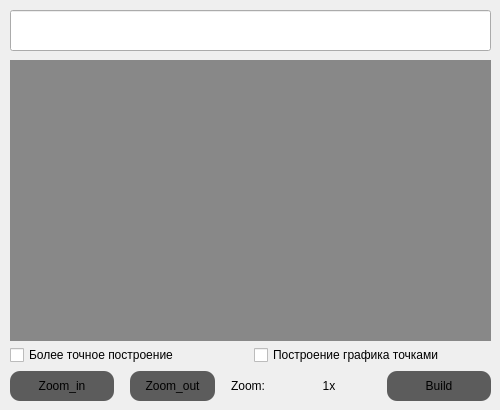
<?xml version="1.0" encoding="UTF-8"?>
<ui version="4.0">
 <class>Dialog</class>
 <widget class="QDialog" name="Dialog">
  <property name="geometry">
   <rect>
    <x>0</x>
    <y>0</y>
    <width>500</width>
    <height>410</height>
   </rect>
  </property>
  <property name="minimumSize">
   <size>
    <width>500</width>
    <height>410</height>
   </size>
  </property>
  <property name="maximumSize">
   <size>
    <width>500</width>
    <height>440</height>
   </size>
  </property>
  <property name="windowTitle">
   <string>Dialog</string>
  </property>
  <property name="styleSheet">
   <string notr="true"/>
  </property>
  <widget class="QCustomPlot" name="widget" native="true">
   <property name="geometry">
    <rect>
     <x>10</x>
     <y>60</y>
     <width>481</width>
     <height>281</height>
    </rect>
   </property>
   <property name="styleSheet">
    <string notr="true">background-color: rgb(136, 136, 136);</string>
   </property>
  </widget>
  <widget class="QWidget" name="horizontalLayoutWidget">
   <property name="geometry">
    <rect>
     <x>10</x>
     <y>370</y>
     <width>481</width>
     <height>32</height>
    </rect>
   </property>
   <layout class="QHBoxLayout" name="horizontalLayout">
    <item>
     <widget class="QPushButton" name="but_zoom_in">
      <property name="minimumSize">
       <size>
        <width>85</width>
        <height>30</height>
       </size>
      </property>
      <property name="maximumSize">
       <size>
        <width>105</width>
        <height>30</height>
       </size>
      </property>
      <property name="styleSheet">
       <string notr="true">border-radius: 10px;
background-color: rgb(92, 92, 92);</string>
      </property>
      <property name="text">
       <string>Zoom_in</string>
      </property>
      <property name="iconSize">
       <size>
        <width>33</width>
        <height>33</height>
       </size>
      </property>
     </widget>
    </item>
    <item alignment="Qt::AlignHCenter">
     <widget class="QPushButton" name="but_zoom_out">
      <property name="minimumSize">
       <size>
        <width>85</width>
        <height>30</height>
       </size>
      </property>
      <property name="maximumSize">
       <size>
        <width>105</width>
        <height>30</height>
       </size>
      </property>
      <property name="styleSheet">
       <string notr="true">border-radius: 10px;
background-color: rgb(92, 92, 92);</string>
      </property>
      <property name="text">
       <string>Zoom_out</string>
      </property>
      <property name="iconSize">
       <size>
        <width>33</width>
        <height>33</height>
       </size>
      </property>
     </widget>
    </item>
    <item>
     <widget class="QLabel" name="label">
      <property name="maximumSize">
       <size>
        <width>40</width>
        <height>16777215</height>
       </size>
      </property>
      <property name="text">
       <string>Zoom:</string>
      </property>
     </widget>
    </item>
    <item>
     <layout class="QVBoxLayout" name="verticalLayout">
      <item>
       <widget class="QLabel" name="label_zoom">
        <property name="text">
         <string>1x</string>
        </property>
        <property name="alignment">
         <set>Qt::AlignCenter</set>
        </property>
       </widget>
      </item>
     </layout>
    </item>
    <item>
     <widget class="QPushButton" name="but_build_graf">
      <property name="minimumSize">
       <size>
        <width>85</width>
        <height>25</height>
       </size>
      </property>
      <property name="maximumSize">
       <size>
        <width>105</width>
        <height>30</height>
       </size>
      </property>
      <property name="styleSheet">
       <string notr="true">border-radius: 10px;
background-color: rgb(92, 92, 92);</string>
      </property>
      <property name="text">
       <string>Build</string>
      </property>
     </widget>
    </item>
   </layout>
  </widget>
  <widget class="QLineEdit" name="line_text_graf">
   <property name="geometry">
    <rect>
     <x>10</x>
     <y>10</y>
     <width>481</width>
     <height>41</height>
    </rect>
   </property>
  </widget>
  <widget class="QWidget" name="horizontalLayoutWidget_2">
   <property name="geometry">
    <rect>
     <x>10</x>
     <y>340</y>
     <width>481</width>
     <height>31</height>
    </rect>
   </property>
   <layout class="QHBoxLayout" name="horizontalLayout_2">
    <item>
     <widget class="QCheckBox" name="checkBox_accursy">
      <property name="text">
       <string>Более точное построение</string>
      </property>
     </widget>
    </item>
    <item>
     <widget class="QCheckBox" name="checkBox_point">
      <property name="text">
       <string>Построение графика точками</string>
      </property>
     </widget>
    </item>
   </layout>
  </widget>
 </widget>
 <customwidgets>
  <customwidget>
   <class>QCustomPlot</class>
   <extends>QWidget</extends>
   <header>qcustomplot.h</header>
   <container>1</container>
  </customwidget>
 </customwidgets>
 <resources/>
 <connections/>
</ui>
